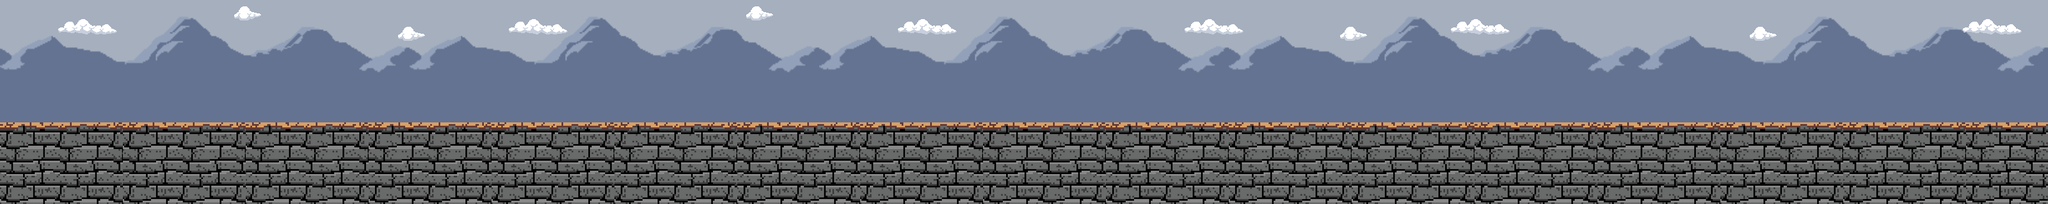

A 2D game scene composited from a Tiled map and its tileset images. What follows is a short description and the map's XML, with each tile layer's data collapsed to a summary:
An orthogonal 100x10 tile map with 32x32 px tiles, 3 tile layers (Back, Background, Main), 4 tilesets.

<map version="1.10" tiledversion="1.10.2" orientation="orthogonal" renderorder="right-down" width="100" height="10" tilewidth="32" tileheight="32" infinite="0" nextlayerid="4" nextobjectid="1">
 <tileset firstgid="1" source="../Desert/stone.tsx" />
 <tileset firstgid="151" source="../Mountain/BG1.tsx" />
 <tileset firstgid="2815" source="../Mountain/Rock Mountain.tsx" />
 <tileset firstgid="3215" source="../Mountain/Clouds.tsx" />
 <layer id="2" name="Back" width="100" height="10">
  <data>[1000 cells, 1000 non-empty, 481 distinct tile ids]</data>
 </layer>
 <layer id="3" name="Background" width="100" height="10">
  <data>[1000 cells, 900 non-empty, 180 distinct tile ids]</data>
 </layer>
 <layer id="1" name="Main" width="100" height="10">
  <data>[1000 cells, 458 non-empty, 34 distinct tile ids]</data>
 </layer>
</map>